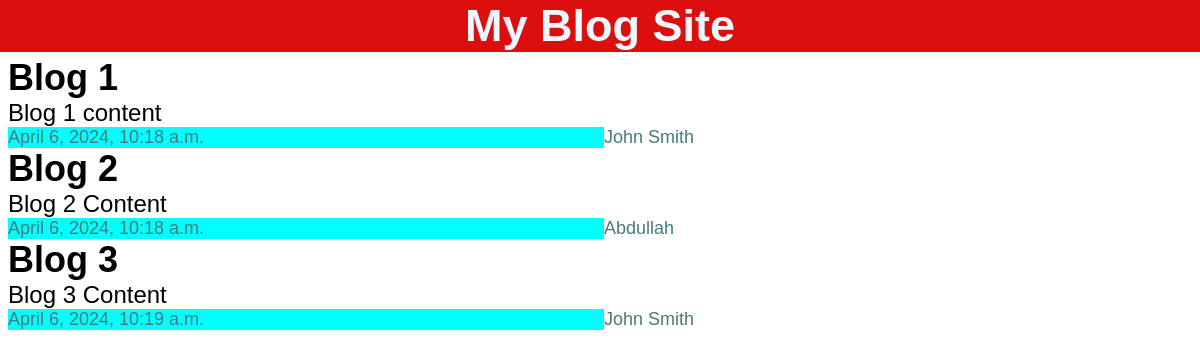
The page / on the database its author committed.
### core/models.py (models this page shows, shortened)
class Blog(models.Model):
    title = models.CharField(max_length=100)
    content = models.TextField()
    date_posted = models.DateTimeField(auto_now_add=True)
    date_modified = models.DateTimeField(auto_now=True)
    author = models.ForeignKey(Author, on_delete=models.CASCADE)

class Author(models.Model):
    name = models.CharField(max_length=100)
    bio = models.TextField()
    def __str__(self):
        return self.name

### core/views.py (the view)
# urls.py: path('' , index, name="index"),
def index(request):
    blog = Blog.objects.all()
    content = [b.content for b in blog]
    context = {"blog" : blog}
    return render(request, "core/index.html", context)

### templates/core/index.html (shortened to what this page needs)
<!DOCTYPE html>
<html lang="en">
<head>
    {% load static %}
    <link rel="stylesheet" href="{% static 'css/main.css' %}">
</head>
<body>
    <nav class="nav">
        <h1>
            My Blog Site
        </h1>
    </nav>
    <div class="blog-body">
    {% for t in blog %}
        <h2 class="blog-title">
            {{ t.title }}
        </h2>
        <p class="blog-content">
            {{ t.content }}
        </p>
        <div class="blog-info">
            <p class="blog-date-posted">
                {{ t.date_posted }}
            </p>
            <p class="blog-author">
                {{ t.author }}
            </p>
        </div>
    {% endfor %}
    </div>
</body>
</html>

### static/css/main.css (style rules this page uses)
* { padding: 0; margin: 0; font-family: Arial, Helvetica, sans-serif; }
nav { background-color: rgb(221, 14, 14); font-size: 30px; text-align: center; color: aliceblue; }
.blog-body { padding-top: 5px; padding-left: 8px; font-size: 24px; }
.blog-body p { width: 80%; white-space: nowrap; overflow: hidden; text-overflow: ellipsis; }
.blog-info { display: flex; flex-direction: row; justify-content: flex-start; }
.blog-info p { color: rgb(71, 122, 122); font-size: 18px; }
.blog-date-posted { background-color: aqua; width: 100px; }

### rows shown on the page
Blog: title "Blog 1", content "Blog 1 content", date_posted "April 6, 2024, 10:18 a.m.", author "John Smith"
Blog: title "Blog 2", content "Blog 2 Content", date_posted "April 6, 2024, 10:18 a.m.", author "Abdullah"
Blog: title "Blog 3", content "Blog 3 Content", date_posted "April 6, 2024, 10:19 a.m.", author "John Smith"
